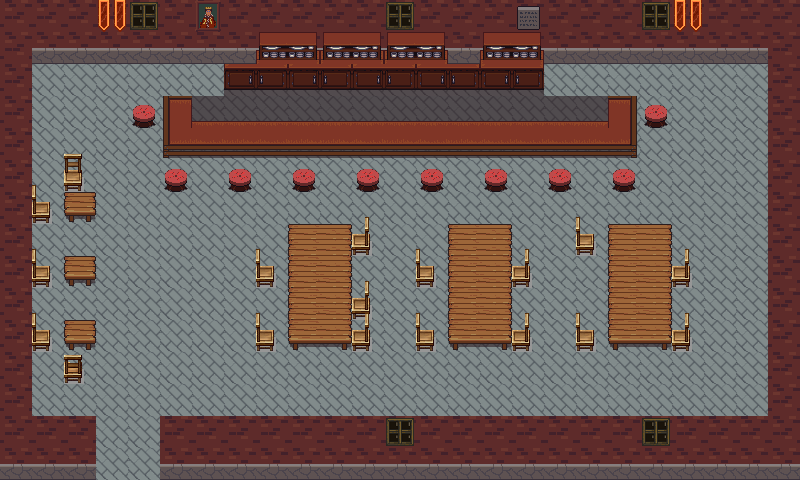

Rendered tile map (Tiled .tmx) drawn with the repository's tilesets; below, a short description and the full map source, tile grids included:
An orthogonal 25x15 tile map with 32x32 px tiles, 3 tile layers (baixo, collidelayer, cima), 3 tilesets and 2 objects.

<map version="1.0" orientation="orthogonal" renderorder="right-down" width="25" height="15" tilewidth="32" tileheight="32" nextobjectid="3">
 <tileset firstgid="1" name="city_inside" tilewidth="32" tileheight="32" tilecount="384" columns="24">
  <image source="../data/tileds/city_inside.png" trans="ffffff" width="768" height="512" />
 </tileset>
 <tileset firstgid="385" name="city_outside" tilewidth="32" tileheight="32" tilecount="432" columns="24">
  <image source="../data/tileds/city_outside.png" trans="ffffff" width="768" height="576" />
 </tileset>
 <tileset firstgid="817" name="cadeira" tilewidth="24" tileheight="39" tilecount="4" columns="4">
  <image source="../data/tileds/cadeira.png" trans="ffffff" width="98" height="39" />
 </tileset>
 <layer name="baixo" width="25" height="15">
  <data encoding="csv">
411,411,411,411,411,411,411,411,411,411,411,411,411,411,411,411,411,411,411,411,411,411,411,411,411,
411,411,411,411,411,411,411,411,411,411,411,411,411,411,411,411,411,411,411,411,411,411,411,411,411,
411,411,411,411,411,411,411,411,411,411,411,411,411,411,411,411,411,411,411,411,411,411,411,411,411,
411,411,411,411,411,411,411,411,411,411,411,411,411,411,411,411,411,411,411,411,411,411,411,411,411,
411,411,411,411,411,411,411,411,411,411,411,411,411,411,411,411,411,411,411,411,411,411,411,411,411,
411,411,411,411,411,411,411,411,411,411,411,411,411,411,411,411,411,411,411,411,411,411,411,411,411,
411,411,411,411,411,411,411,411,411,411,411,411,411,411,411,411,411,411,411,411,411,411,411,411,411,
411,411,411,411,411,411,411,411,411,411,411,411,411,411,411,411,411,411,411,411,411,411,411,411,411,
411,411,411,411,411,411,411,411,411,411,411,411,411,411,411,411,411,411,411,411,411,411,411,411,411,
411,411,411,411,411,411,411,411,411,411,411,411,411,411,411,411,411,411,411,411,411,411,411,411,411,
411,411,411,411,411,411,411,411,411,411,411,411,411,411,411,411,411,411,411,411,411,411,411,411,411,
411,411,411,411,411,411,411,411,411,411,411,411,411,411,411,411,411,411,411,411,411,411,411,411,411,
411,411,411,411,411,411,411,411,411,411,411,411,411,411,411,411,411,411,411,411,411,411,411,411,411,
411,411,411,411,411,411,411,411,411,411,411,411,411,411,411,411,411,411,411,411,411,411,411,411,411,
411,411,411,411,411,411,411,411,411,411,411,411,411,411,411,411,411,411,411,411,411,411,411,411,411
</data>
 </layer>
 <layer name="collidelayer" width="25" height="15">
  <data encoding="csv">
488,488,488,488,488,488,488,488,488,488,488,488,488,488,488,488,488,488,488,488,488,488,488,488,488,
488,512,512,512,512,512,512,512,512,512,512,512,512,512,512,512,512,512,512,512,512,512,512,512,488,
488,0,0,0,0,0,0,0,0,0,0,0,0,0,0,0,0,0,0,0,0,0,0,0,488,
488,0,0,0,0,745,770,770,770,770,770,770,770,770,770,770,770,770,771,748,0,0,0,0,488,
488,0,0,0,0,793,794,795,794,795,795,794,795,794,795,794,794,794,795,796,0,0,0,0,488,
488,0,817,0,0,0,0,0,0,0,0,0,0,0,0,0,0,0,0,0,0,0,0,0,488,
488,819,0,0,0,0,0,0,0,0,0,0,0,0,0,0,0,0,0,0,0,0,0,0,488,
488,0,0,0,0,0,0,0,0,0,0,820,0,0,0,0,0,0,819,0,0,0,0,0,488,
488,819,0,0,0,0,0,0,819,0,0,0,0,819,0,0,820,0,0,0,0,820,0,0,488,
488,0,0,0,0,0,0,0,0,0,0,820,0,0,0,0,0,0,0,0,0,0,0,0,488,
488,819,0,0,0,0,0,0,819,0,0,820,0,819,0,0,820,0,819,0,0,820,0,0,488,
488,0,818,0,0,0,0,0,0,0,0,0,0,0,0,0,0,0,0,0,0,0,0,0,488,
488,0,0,0,0,0,0,0,0,0,0,0,0,0,0,0,0,0,0,0,0,0,0,0,488,
488,488,488,0,0,488,488,488,488,488,488,488,488,488,488,488,488,488,488,488,488,488,488,488,488,
512,512,512,0,0,512,512,512,512,512,512,512,512,512,512,512,512,512,512,512,512,512,512,512,512
</data>
 </layer>
 <objectgroup name="npcs">
  <object id="1" gid="717" x="95.6667" y="480" width="32" height="32" />
  <object id="2" gid="717" x="127.667" y="480.333" width="32" height="32" />
 </objectgroup>
 <layer name="cima" width="25" height="15">
  <data encoding="csv">
0,0,0,438,405,0,56,0,0,0,0,0,405,0,0,0,40,0,0,0,405,438,0,0,0,
0,0,0,0,0,0,0,0,73,74,73,74,73,74,0,73,74,0,0,0,0,0,0,0,0,
0,0,0,0,0,0,0,97,98,97,98,97,98,97,98,97,98,0,0,0,0,0,0,0,0,
0,0,0,0,100,0,0,0,0,0,0,0,0,0,0,0,0,0,0,0,100,0,0,0,0,
0,0,0,0,0,0,0,0,0,0,0,0,0,0,0,0,0,0,0,0,0,0,0,0,0,
0,0,0,0,0,100,0,100,0,100,0,100,0,100,0,100,0,100,0,100,0,0,0,0,0,
0,0,8,0,0,0,0,0,0,0,0,0,0,0,0,0,0,0,0,0,0,0,0,0,0,
0,0,0,0,0,0,0,0,0,9,11,0,0,0,9,11,0,0,0,9,11,0,0,0,0,
0,0,8,0,0,0,0,0,0,33,35,0,0,0,33,35,0,0,0,33,35,0,0,0,0,
0,0,0,0,0,0,0,0,0,33,35,0,0,0,33,35,0,0,0,33,35,0,0,0,0,
0,0,8,0,0,0,0,0,0,57,59,0,0,0,57,59,0,0,0,57,59,0,0,0,0,
0,0,0,0,0,0,0,0,0,0,0,0,0,0,0,0,0,0,0,0,0,0,0,0,0,
0,0,0,0,0,0,0,0,0,0,0,0,0,0,0,0,0,0,0,0,0,0,0,0,0,
0,0,0,0,0,0,0,0,0,0,0,0,405,0,0,0,0,0,0,0,405,0,0,0,0,
0,0,0,0,0,0,0,0,0,0,0,0,0,0,0,0,0,0,0,0,0,0,0,0,0
</data>
 </layer>
</map>
